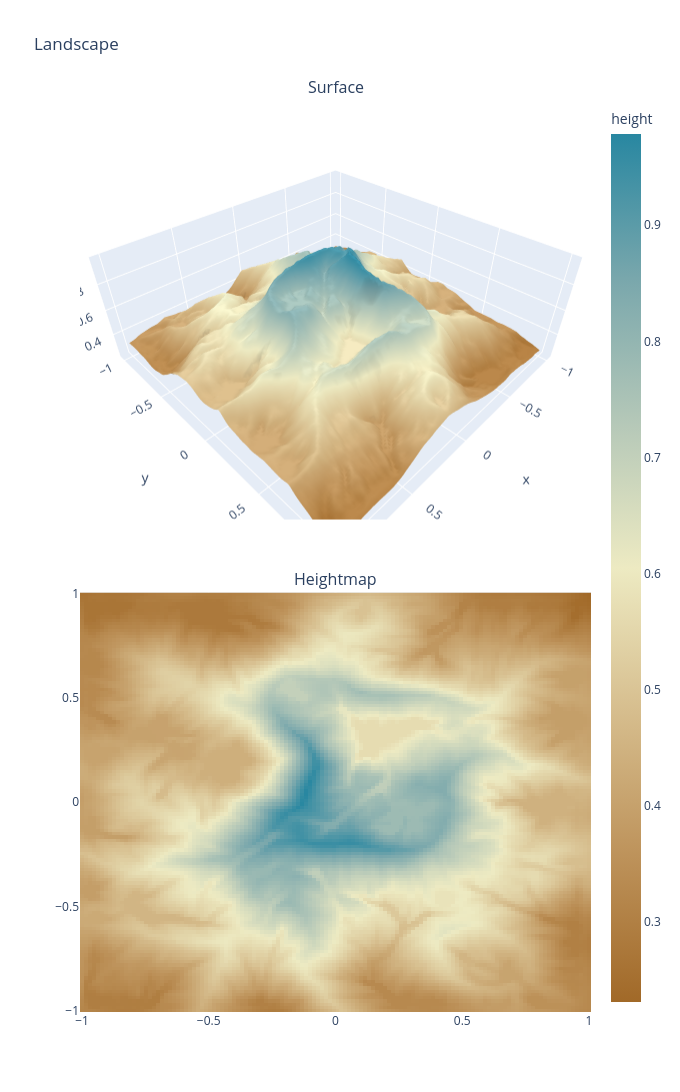
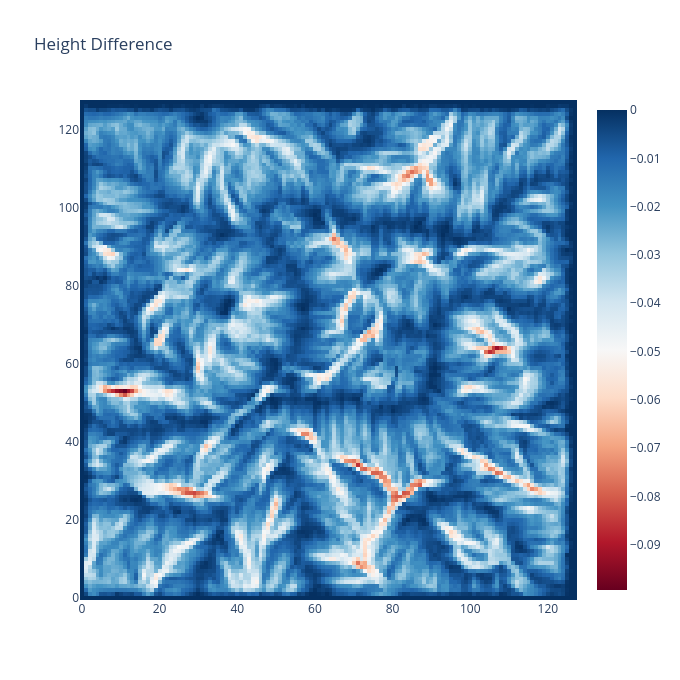

The cell these charts' notebook holds for them, in order:
### Code cell
import numba as nb


@nb.njit
def sample_height_and_gradient(heightmap, x_pos, y_pos):
    x0 = int(x_pos)
    y0 = int(y_pos)
    x1 = x0 + 1
    y1 = y0 + 1

    sx = x_pos - x0
    sy = y_pos - y0

    h00 = heightmap[y0, x0]
    h10 = heightmap[y0, x1]
    h01 = heightmap[y1, x0]
    h11 = heightmap[y1, x1]

    h0 = h00 * (1.0 - sx) + h10 * sx
    h1 = h01 * (1.0 - sx) + h11 * sx
    h = h0 * (1.0 - sy) + h1 * sy

    grad_x = (h10 - h00) * (1.0 - sy) + (h11 - h01) * sy
    grad_y = (h01 - h00) * (1.0 - sx) + (h11 - h10) * sx
    return h, grad_x, grad_y


@nb.njit
def deposit_bilinear(heightmap, x_pos, y_pos, amount):
    x0 = int(x_pos)
    y0 = int(y_pos)
    x1 = x0 + 1
    y1 = y0 + 1

    sx = x_pos - x0
    sy = y_pos - y0

    w00 = (1.0 - sx) * (1.0 - sy)
    w10 = sx * (1.0 - sy)
    w01 = (1.0 - sx) * sy
    w11 = sx * sy

    heightmap[y0, x0] += amount * w00
    heightmap[y0, x1] += amount * w10
    heightmap[y1, x0] += amount * w01
    heightmap[y1, x1] += amount * w11


@nb.njit
def erode_with_brush(heightmap, x_pos, y_pos, amount, radius):
    center_x = int(x_pos)
    center_y = int(y_pos)
    h = heightmap.shape[0]
    w = heightmap.shape[1]

    total_weight = 0.0
    for oy in range(-radius, radius + 1):
        for ox in range(-radius, radius + 1):
            xi = center_x + ox
            yi = center_y + oy
            if xi <= 0 or xi >= w - 1 or yi <= 0 or yi >= h - 1:
                continue
            dist = (ox * ox + oy * oy) ** 0.5
            if dist > radius:
                continue
            total_weight += radius + 1.0 - dist

    if total_weight <= 0.0:
        return 0.0

    removed = 0.0
    for oy in range(-radius, radius + 1):
        for ox in range(-radius, radius + 1):
            xi = center_x + ox
            yi = center_y + oy
            if xi <= 0 or xi >= w - 1 or yi <= 0 or yi >= h - 1:
                continue
            dist = (ox * ox + oy * oy) ** 0.5
            if dist > radius:
                continue

            weight = radius + 1.0 - dist
            share = amount * (weight / total_weight)

            local_floor = 1e18
            for ny in range(yi - 1, yi + 2):
                for nx in range(xi - 1, xi + 2):
                    if ny == yi and nx == xi:
                        continue
                    v = heightmap[ny, nx]
                    if v < local_floor:
                        local_floor = v

            max_remove = heightmap[yi, xi] - local_floor
            if max_remove < 0.0:
                max_remove = 0.0

            delta = share
            if delta > max_remove:
                delta = max_remove

            heightmap[yi, xi] -= delta
            removed += delta

    return removed


@nb.njit
def diffuse_step(heightmap, alpha):
    src = heightmap.copy()
    h = heightmap.shape[0]
    w = heightmap.shape[1]

    for yi in range(1, h - 1):
        for xi in range(1, w - 1):
            lap = (
                src[yi - 1, xi]
                + src[yi + 1, xi]
                + src[yi, xi - 1]
                + src[yi, xi + 1]
                - 4.0 * src[yi, xi]
            )
            heightmap[yi, xi] = src[yi, xi] + alpha * lap


@nb.njit
def hydraulic_erosion_numba(
    orig_heightmap,
    start_x,
    start_y,
    max_steps,
    inertia,
    capacity,
    min_slope,
    deposition,
    erosion,
    evaporation,
    gravity,
    max_deposit_step,
    max_erode_step,
    brush_radius,
    diffuse_every,
    diffuse_alpha,
):
    hm = orig_heightmap.copy()
    h = hm.shape[0]
    w = hm.shape[1]
    iterations = start_x.shape[0]

    for drop_idx in range(iterations):
        x_pos = start_x[drop_idx]
        y_pos = start_y[drop_idx]

        dir_x = 0.0
        dir_y = 0.0
        # speed = 1.0
        water = capacity
        sediment = 0.0

        for _ in range(max_steps):
            if x_pos < 1.0 or x_pos >= w - 2.0 or y_pos < 1.0 or y_pos >= h - 2.0:
                break

            h_now, grad_x, grad_y = sample_height_and_gradient(
                orig_heightmap, x_pos, y_pos
            )

            dir_x = dir_x * inertia - grad_x * (1.0 - inertia)
            dir_y = dir_y * inertia - grad_y * (1.0 - inertia)

            norm = (dir_x * dir_x + dir_y * dir_y) ** 0.5
            if norm < 1e-12:
                break

            dir_x /= norm
            dir_y /= norm

            new_x = x_pos + dir_x
            new_y = y_pos + dir_y
            if new_x < 1.0 or new_x >= w - 2.0 or new_y < 1.0 or new_y >= h - 2.0:
                break

            h_new, _, _ = sample_height_and_gradient(orig_heightmap, new_x, new_y)
            delta_h = h_new - h_now

            slope = -delta_h
            if slope < min_slope:
                slope = min_slope
            sediment_capacity = water  # * slope  # slope * speed * water

            if delta_h > 0.0 or sediment > sediment_capacity:
                # target = (
                #     delta_h
                #     if delta_h > 0.0
                #     else (sediment - sediment_capacity) * deposition
                # )
                # deposit_amount = sediment
                # if target < deposit_amount:
                #     deposit_amount = target
                # if max_deposit_step < deposit_amount:
                #     deposit_amount = max_deposit_step

                # if deposit_amount > 0.0:
                #     deposit_bilinear(hm, x_pos, y_pos, deposit_amount)
                #     sediment -= deposit_amount
                pass
            else:
                # erode_amount = (sediment_capacity - sediment) * erosion
                erode_amount = sediment_capacity * erosion
                # downhill_limit = -delta_h
                # if downhill_limit < erode_amount:
                #     erode_amount = downhill_limit
                if max_erode_step < erode_amount:
                    erode_amount = max_erode_step

                if erode_amount > 0.0:
                    lifted = erode_with_brush(
                        hm, x_pos, y_pos, erode_amount, brush_radius
                    )
                    # sediment += lifted

            # speed_sq = speed * speed + (-delta_h) * gravity
            # if speed_sq < 0.05:
            #     speed_sq = 0.05
            # speed = speed_sq**0.5
            # if speed > 3.0:
            #     speed = 3.0

            water *= 1.0 - evaporation
            x_pos = new_x
            y_pos = new_y

            if water < 0.02:
                break

        # if diffuse_every > 0 and ((drop_idx + 1) % diffuse_every == 0):
        #     diffuse_step(hm, diffuse_alpha)

    return hm


def hydraulic_erosion(
    heightmap,
    iterations=128 * 128,
    max_steps=8,
    erosion=0.03,
    max_erode_step=0.012,
    capacity=0.1,
    evaporation=0.01,
    brush_radius=1,
    inertia=0.0,  # removed
    min_slope=0.01,
    gravity=4.0,
    deposition=0.0,  # removed
    max_deposit_step=0.0,  # removed
    diffuse_every=6000,  # removed
    diffuse_alpha=0.01,  # removed
    seed=None,
):
    rng = np.random.default_rng(seed)
    h, w = heightmap.shape
    start_x = rng.uniform(1.0, w - 2.0, size=iterations).astype(np.float64)
    start_y = rng.uniform(1.0, h - 2.0, size=iterations).astype(np.float64)

    hm64 = np.asarray(heightmap, dtype=np.float64)
    eroded = hydraulic_erosion_numba(
        hm64,
        start_x,
        start_y,
        max_steps,
        inertia,
        capacity,
        min_slope,
        deposition,
        erosion,
        evaporation,
        gravity,
        max_deposit_step,
        max_erode_step,
        int(brush_radius),
        int(diffuse_every),
        diffuse_alpha,
    )
    return eroded.astype(heightmap.dtype, copy=False)


eroded_height = hydraulic_erosion(height)
plot_landscape(x, y, xx, yy, eroded_height)


def plot_heatmap(diff, name):
    fig = go.Figure(data=go.Heatmap(z=diff, colorscale="RdBu"))
    fig.update_layout(height=680, width=680, title=name)
    fig.show()


def plot_diff_heatmap(diff):
    plot_heatmap(diff, "Height Difference")


height_diff = eroded_height - height
plot_diff_heatmap(height_diff)

### Figure 1 — Plotly figure (JSON) as saved in the notebook; plotly's stock layout.template omitted (floating-point values rounded to 4 significant figures; data arrays with more than 128 entries replaced by an {"elided": "..."} marker saying what was removed)
{"data": [{"colorscale": [[0, "rgb(161, 105, 40)"], [0.1667, "rgb(189, 146, 90)"], [0.3333, "rgb(214, 189, 141)"], [0.5, "rgb(237, 234, 194)"], [0.6667, "rgb(181, 200, 184)"], [0.8333, "rgb(121, 167, 172)"], [1, "rgb(40, 135, 161)"]], "scene": "scene", "showscale": false, "type": "surface", "x": {"elided": "128x128 float values"}, "y": {"elided": "128x128 float values"}, "z": {"elided": "128x128 float values"}}, {"colorbar": {"title": {"text": "height"}}, "colorscale": [[0, "rgb(161, 105, 40)"], [0.1667, "rgb(189, 146, 90)"], [0.3333, "rgb(214, 189, 141)"], [0.5, "rgb(237, 234, 194)"], [0.6667, "rgb(181, 200, 184)"], [0.8333, "rgb(121, 167, 172)"], [1, "rgb(40, 135, 161)"]], "type": "heatmap", "x": [-1.0, -0.9843, -0.9685, -0.9528, -0.937, -0.9213, -0.9055, -0.8898, -0.874, -0.8583, -0.8425, -0.8268, -0.811, -0.7953, -0.7795, -0.7638, -0.748, -0.7323, -0.7165, -0.7008, -0.685, -0.6693, -0.6535, -0.6378, -0.622, -0.6063, -0.5906, -0.5748, -0.5591, -0.5433, -0.5276, -0.5118, -0.4961, -0.4803, -0.4646, -0.4488, -0.4331, -0.4173, -0.4016, -0.3858, -0.3701, -0.3543, -0.3386, -0.3228, -0.3071, -0.2913, -0.2756, -0.2598, -0.2441, -0.2283, -0.2126, -0.1969, -0.1811, -0.1654, -0.1496, -0.1339, -0.1181, -0.1024, -0.08661, -0.07087, -0.05512, -0.03937, -0.02362, -0.007874, 0.007874, 0.02362, 0.03937, 0.05512, 0.07087, 0.08661, 0.1024, 0.1181, 0.1339, 0.1496, 0.1654, 0.1811, 0.1969, 0.2126, 0.2283, 0.2441, 0.2598, 0.2756, 0.2913, 0.3071, 0.3228, 0.3386, 0.3543, 0.3701, 0.3858, 0.4016, 0.4173, 0.4331, 0.4488, 0.4646, 0.4803, 0.4961, 0.5118, 0.5276, 0.5433, 0.5591, 0.5748, 0.5906, 0.6063, 0.622, 0.6378, 0.6535, 0.6693, 0.685, 0.7008, 0.7165, 0.7323, 0.748, 0.7638, 0.7795, 0.7953, 0.811, 0.8268, 0.8425, 0.8583, 0.874, 0.8898, 0.9055, 0.9213, 0.937, 0.9528, 0.9685, 0.9843, 1.0], "xaxis": "x", "y": [-1.0, -0.9843, -0.9685, -0.9528, -0.937, -0.9213, -0.9055, -0.8898, -0.874, -0.8583, -0.8425, -0.8268, -0.811, -0.7953, -0.7795, -0.7638, -0.748, -0.7323, -0.7165, -0.7008, -0.685, -0.6693, -0.6535, -0.6378, -0.622, -0.6063, -0.5906, -0.5748, -0.5591, -0.5433, -0.5276, -0.5118, -0.4961, -0.4803, -0.4646, -0.4488, -0.4331, -0.4173, -0.4016, -0.3858, -0.3701, -0.3543, -0.3386, -0.3228, -0.3071, -0.2913, -0.2756, -0.2598, -0.2441, -0.2283, -0.2126, -0.1969, -0.1811, -0.1654, -0.1496, -0.1339, -0.1181, -0.1024, -0.08661, -0.07087, -0.05512, -0.03937, -0.02362, -0.007874, 0.007874, 0.02362, 0.03937, 0.05512, 0.07087, 0.08661, 0.1024, 0.1181, 0.1339, 0.1496, 0.1654, 0.1811, 0.1969, 0.2126, 0.2283, 0.2441, 0.2598, 0.2756, 0.2913, 0.3071, 0.3228, 0.3386, 0.3543, 0.3701, 0.3858, 0.4016, 0.4173, 0.4331, 0.4488, 0.4646, 0.4803, 0.4961, 0.5118, 0.5276, 0.5433, 0.5591, 0.5748, 0.5906, 0.6063, 0.622, 0.6378, 0.6535, 0.6693, 0.685, 0.7008, 0.7165, 0.7323, 0.748, 0.7638, 0.7795, 0.7953, 0.811, 0.8268, 0.8425, 0.8583, 0.874, 0.8898, 0.9055, 0.9213, 0.937, 0.9528, 0.9685, 0.9843, 1.0], "yaxis": "y", "z": {"elided": "128x128 float values"}}], "layout": {"annotations": [{"font": {"size": 16}, "showarrow": false, "text": "Surface", "x": 0.5, "xanchor": "center", "xref": "paper", "y": 1, "yanchor": "bottom", "yref": "paper"}, {"font": {"size": 16}, "showarrow": false, "text": "Heightmap", "x": 0.5, "xanchor": "center", "xref": "paper", "y": 0.46, "yanchor": "bottom", "yref": "paper"}], "height": 1200, "scene": {"domain": {"x": [0, 1], "y": [0.54, 1]}, "xaxis": {"title": {"text": "x"}}, "yaxis": {"title": {"text": "y"}}, "zaxis": {"title": {"text": "height"}}}, "title": {"text": "Landscape"}, "width": 680, "xaxis": {"anchor": "y", "domain": [0, 1]}, "yaxis": {"anchor": "x", "domain": [0, 0.46]}}}

### Figure 2 — Plotly figure (JSON) as saved in the notebook; plotly's stock layout.template omitted (floating-point values rounded to 4 significant figures; data arrays with more than 128 entries replaced by an {"elided": "..."} marker saying what was removed)
{"data": [{"colorscale": [[0, "rgb(103,0,31)"], [0.1, "rgb(178,24,43)"], [0.2, "rgb(214,96,77)"], [0.3, "rgb(244,165,130)"], [0.4, "rgb(253,219,199)"], [0.5, "rgb(247,247,247)"], [0.6, "rgb(209,229,240)"], [0.7, "rgb(146,197,222)"], [0.8, "rgb(67,147,195)"], [0.9, "rgb(33,102,172)"], [1, "rgb(5,48,97)"]], "type": "heatmap", "z": {"elided": "128x128 float values"}}], "layout": {"height": 680, "title": {"text": "Height Difference"}, "width": 680}}
